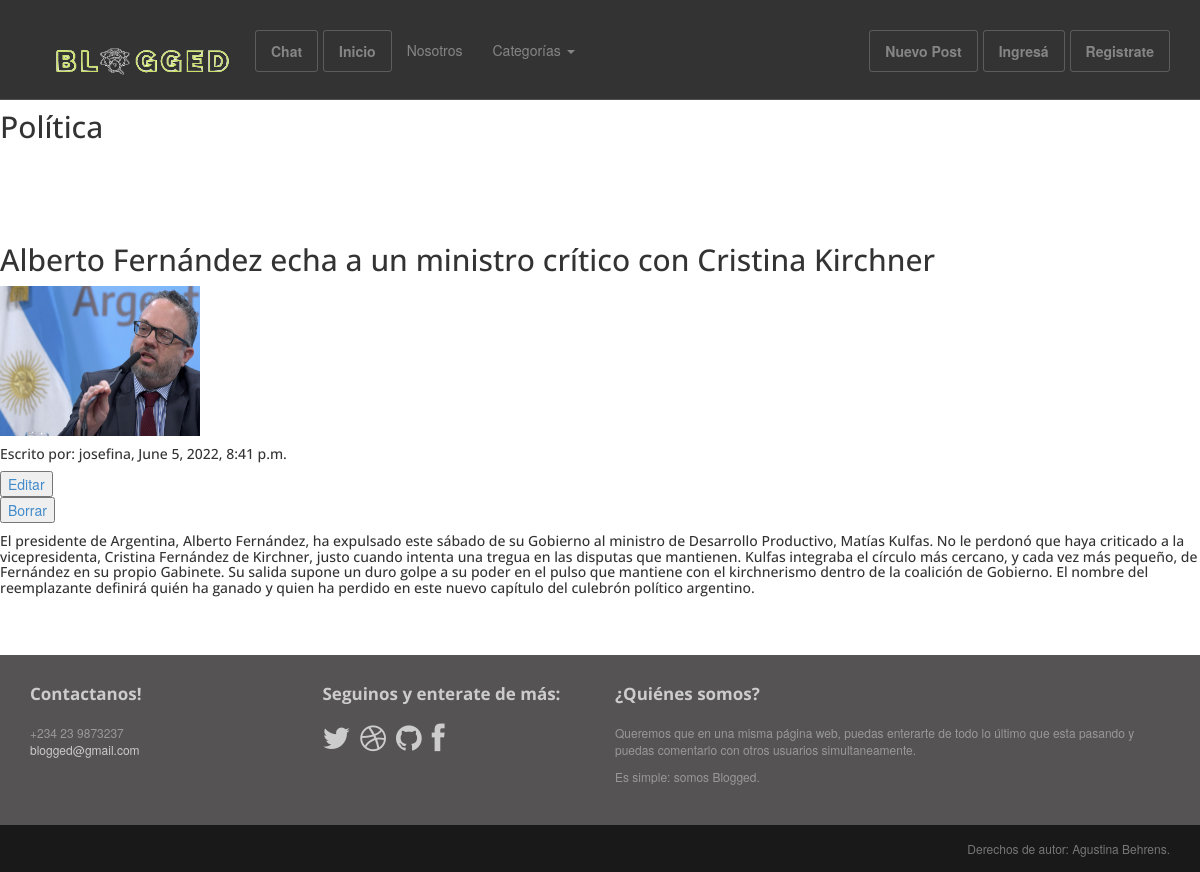
The page /blog/politica/ on the database its author committed.
### Blog/models.py (models this page shows, shortened)
class Post(models.Model):
    class PostObjects(models.Manager):
        def get_queryset(self):
            return super().get_queryset() .filter(status= 'published')
    option = (
        ('draft', 'Draft'),
        ('published', 'Published'),
    )
    title = RichTextField(max_length=100)
    category = models.ForeignKey(Category, on_delete=models.PROTECT, default=1)
    subtitle = RichTextField(null=True)
    author = models.ForeignKey(User, on_delete=models.CASCADE, related_name='blog_posts', default=User)
    published = models.DateTimeField(default=timezone.now)
    image = models.ImageField()
    text = RichTextField()
    status = models.CharField(max_length=20, choices=option, default='draft')
    slug = models.SlugField(max_length=300, unique_for_date='published', null=False, unique=True)
    objects = models.Manager()
    postobjects = PostObjects()
    class Meta:
        ordering = ('-published',)

### Blog/views.py (the view)
# urls.py: path('politica/', PoliticaView.as_view(),name='politica'),
class PoliticaView(TemplateView):
    template_name= 'blog/politica.html'
    def get_context_data(self, **kwargs):
        context = super().get_context_data(**kwargs)
        context["posts"] = Post.postobjects.filter(category__name='Política')
        return context

### templates/blog/politica.html (shortened to what this page needs)
{% extends 'base.html' %}
{% block content %}
<br/> <br/> <br/> <br/> <h2>Política</h2><br/> <br/> <br/>
{% for post in posts %}
<h2>{{ post.title }}</h2> <img src="{{ post.image.url }}" width="200" height="150">
<h5>Escrito por: {{ post.author }}, {{ post.published }} </h5>
<button>
    <a href="{% url 'blog:edit_post' post.id %}"> Editar</a>
</button>
<br/>
<button>
<a href="{% url 'blog:delete_post' post.id %}"> Borrar</a>
</button>
<h5>{{ post.text }}</h5>
{% endfor %}
{% endblock content %}

### Blog/static/Blog/assets/css/main.css (style rules this page uses)
h1, h2, h3, h4, h5, h6 { font-family:"Open sans", Helvetica, Arial; }
h1, .h1, h2, .h2, h3, .h3 { margin-top:30px; }
img { max-width:100%; }

### rows shown on the page
Post: title "Alberto Fernández echa a un ministro crítico con Cristina Kirchner", image (picture), author "josefina", published "June 5, 2022, 8:41 p.m.", text "El presidente de Argentina, Alberto Fernández, ha expulsado este sábado de su Gobierno al ministro de Desarrollo Productivo, Matías Kulfas. No le perdonó que haya criticado a la vicepresidenta, Cristina Fernández de Kirchner, justo cuando intenta una tregua en las disputas que mantienen. Kulfas integraba el círculo más cercano, y cada vez más pequeño, de Fernández en su propio Gabinete. Su salida supone un duro golpe a su poder en el pulso que mantiene con el kirchnerismo dentro de la coalición de Gobierno. El nombre del reemplazante definirá quién ha ganado y quien ha perdido en este nuevo capítulo del culebrón político argentino."
